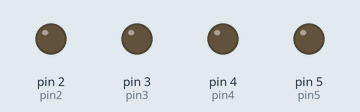
The sketch below on a simulated Arduino Uno, built with avr-gcc and run on an emulated ATmega328P. Shown: output pins drawn as LEDs (lit = HIGH).

Above: at 0.5 s.
At 2.5 s:
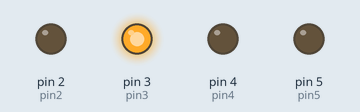
At 4.5 s:
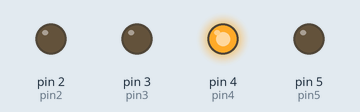
At 9.5 s:
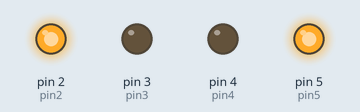
At 14.5 s:
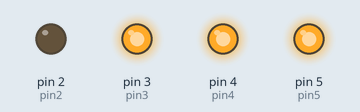
At 19.5 s:
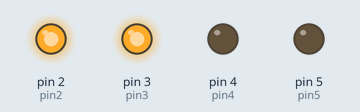
Timing chart, 0 to 20.8 s (numbered marks = the images above):
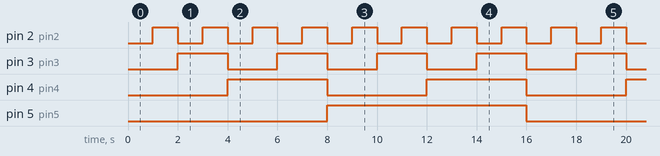

Measured:
- by itself, pin 2 (pin2): alternates HIGH for 1.0 s and LOW for 1.0 s
- by itself, pin 3 (pin3): alternates HIGH for 2.0 s and LOW for 2.0 s
- by itself, pin 4 (pin4): alternates HIGH for 4.0 s and LOW for 4.0 s
- by itself, pin 5 (pin5): alternates HIGH for 8.0 s and LOW for 8.0 s

The sketch:

4bit_counter.ino
```cpp
int pin2=2;
int pin3=3;
int pin4=4;
int pin5=5;
int WaitTime = 1000; // Delay time preset

void setup() {
pinMode(pin2,OUTPUT);
pinMode(pin3,OUTPUT);
pinMode(pin4,OUTPUT);
pinMode(pin5,OUTPUT);
}

void loop() {
  for(int count=0; count<=15; count++){
    if(count%2 == 1) // Bit1 evaluation
      digitalWrite(pin2,HIGH);
    else
      digitalWrite(pin2,LOW);

    if(count%4 >= 2) // Bit2 evaluation
      digitalWrite(pin3,HIGH);
    else
      digitalWrite(pin3,LOW);

    if(count%8 >= 4) // Bit3 evaluation
      digitalWrite(pin4,HIGH);
    else
      digitalWrite(pin4,LOW);

    if(count > 7) // Bit4 evaluation
      digitalWrite(pin5,HIGH);
    else
      digitalWrite(pin5,LOW);

    delay(WaitTime);
  }
}
```
